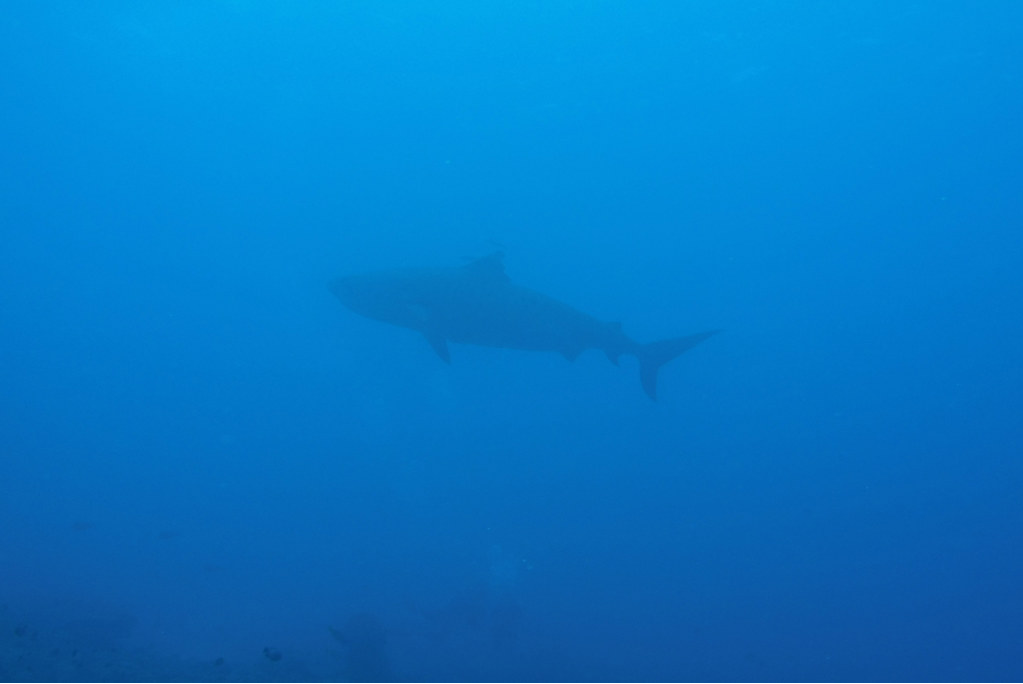
#> input picture a1/Shark.PNG, 1023 x 684 px, found by its file name
$ python a11.py
#> lines starting #> are read from the running program, lines starting #| are printed output that depends on the picture
import cv2
import numpy as np
from matplotlib import pyplot as plt


img = cv2.imread("Shark.png")
#> img is the input picture: shape (684, 1023, 3); mean B, G, R 198.3, 120.8, 5.3

# cv2.imshow("before", img)
hsv = cv2.cvtColor(img, cv2.COLOR_BGR2HSV)
#> hsv: shape (684, 1023, 3); mean H, S, V 102.2, 247.6, 198.3
h, s, v = cv2.split(hsv)
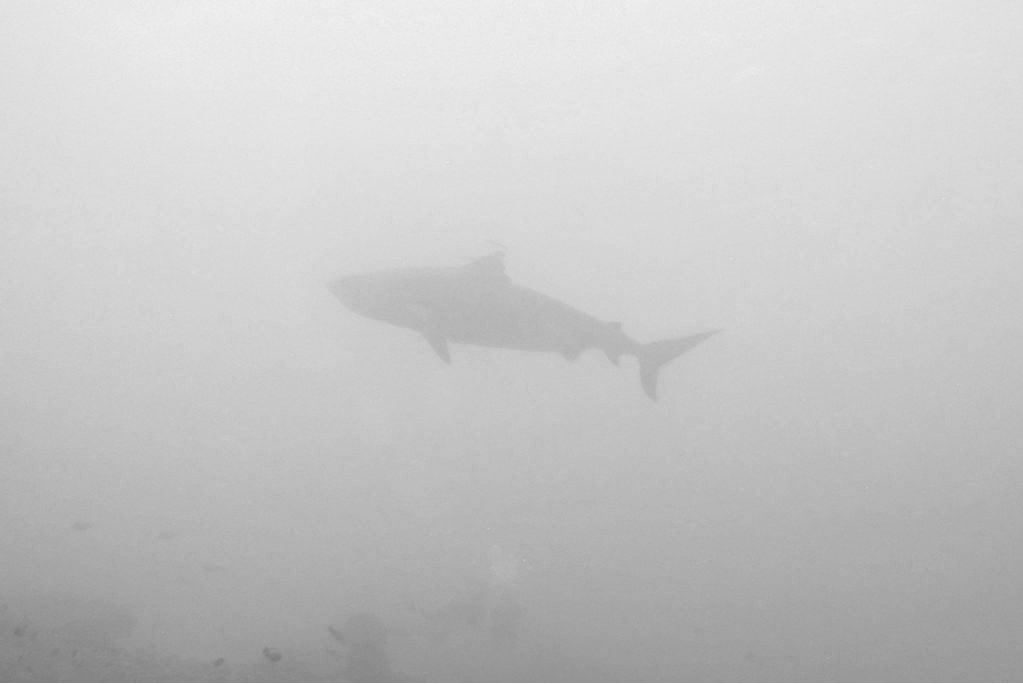
#> v: shape (684, 1023); min 122, max 254, mean 198.3
vmin = v.min()
#> vmin = 122
vmax = v.max()
#> vmax = 254
for i in range(0, len(v)):
   v[i] = 255* ((v[i] - vmin)/(vmax - vmin))
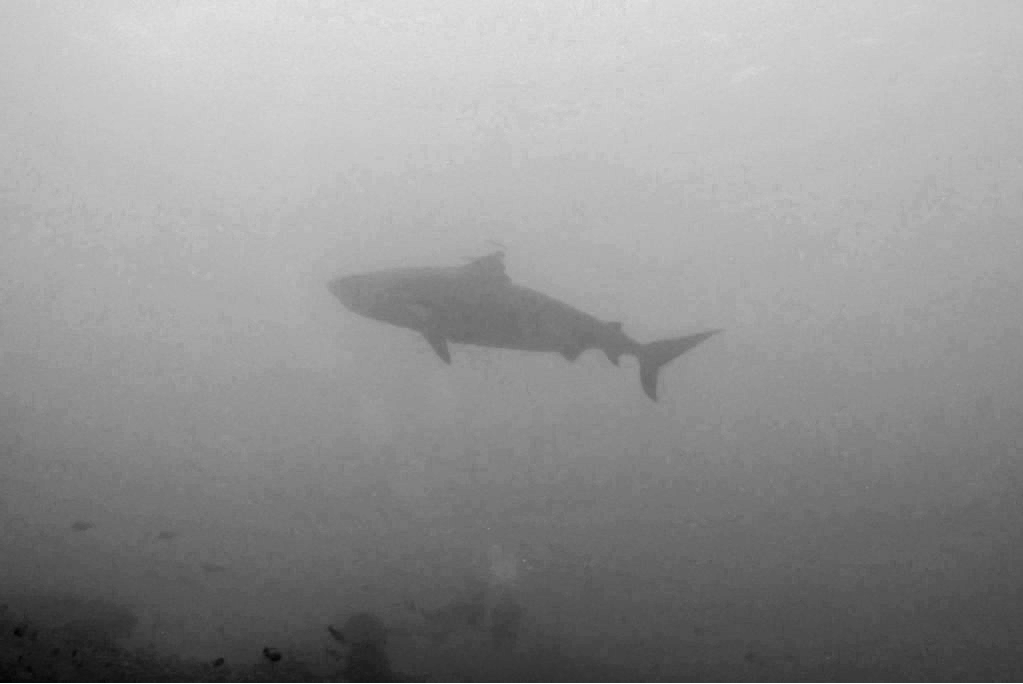
#> v: shape (684, 1023); min 0, max 255, mean 146.9

nhsv = cv2.merge([h,s,v])
#> nhsv: shape (684, 1023, 3); mean H, S, V 102.2, 247.6, 146.9
img2 = cv2.cvtColor(nhsv, cv2.COLOR_HSV2BGR)
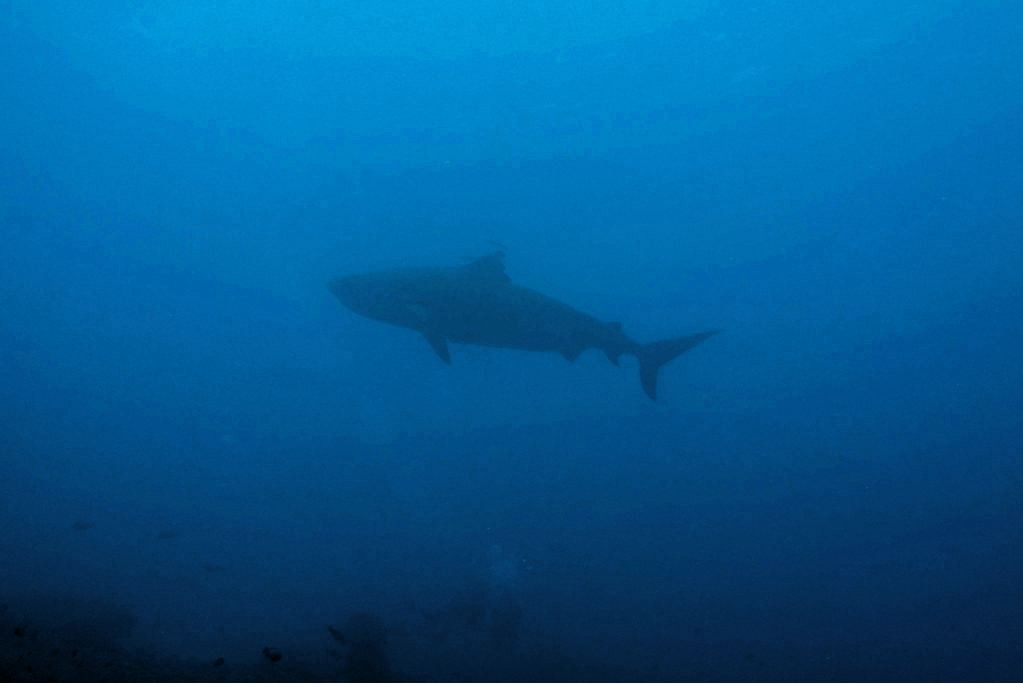
#> img2: shape (684, 1023, 3); mean B, G, R 146.9, 90.1, 2.7


cv2.imshow("img2", img2)

def nothing(x):
    pass

cv2.namedWindow('window')
cv2.createTrackbar('alpha','window',0,3,nothing)
cv2.createTrackbar('beta','window',0,100,nothing)
cv2.createTrackbar('threshlow','window',0,255,nothing)
cv2.createTrackbar('threshhigh','window',0,255,nothing)
cv2.createTrackbar('yuv_vlow','window',0,255,nothing)
cv2.createTrackbar('yuv_vhigh','window',0,255,nothing)

cv2.setTrackbarPos('alpha','window',1)
cv2.setTrackbarPos('beta','window',10)
# alpha = 1.5 # Contrast control (1.0-3.0)
# beta = 0 # Brightness control (0-100)


while(1):
   alpha=cv2.getTrackbarPos('alpha','window')
   beta=cv2.getTrackbarPos('beta','window')
   adjusted = cv2.convertScaleAbs(img, alpha=alpha, beta=beta)
   h,w,d = adjusted.shape
#> h = 684; w = 1023; d = 3
   cv2.imshow('adjusted', adjusted)


   maskimg = cv2.cvtColor(img, cv2.COLOR_BGR2YUV)
#> maskimg: shape (684, 1023, 3); mean of channels 0, 1, 2 95.1, 178.8, 49.3

# lower_blue = np.array([100,43,46])     ##[R value, G value, B value]
# upper_blue = np.array([110,240,240])
# mask = cv2.inRange(adjusted, lower_blue, upper_blue)
   y,u,v = cv2.split(maskimg)
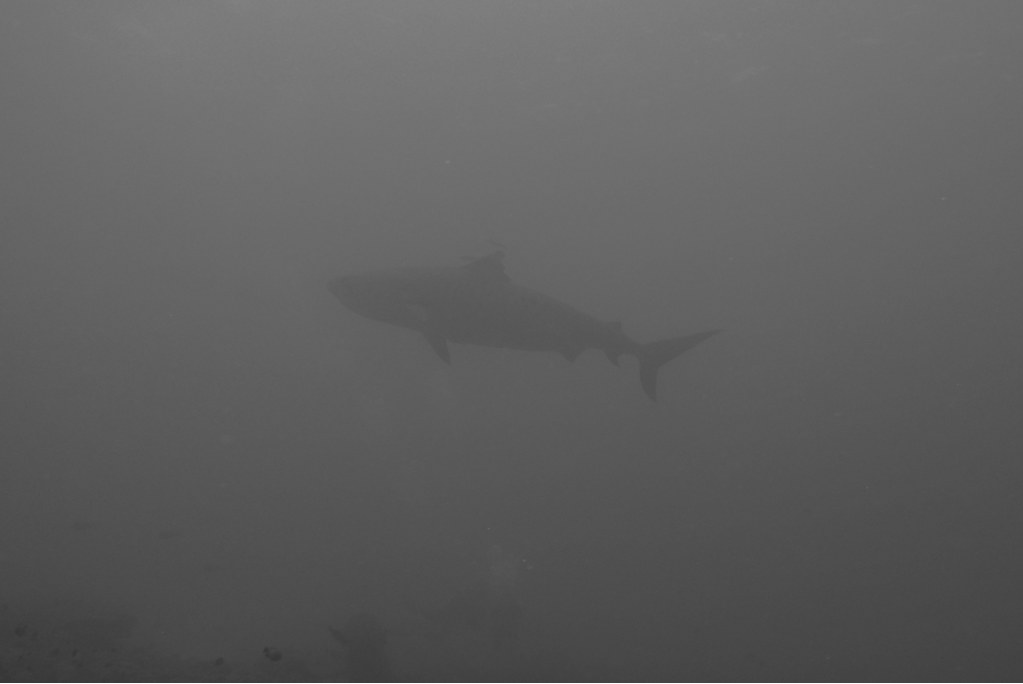
#> y: shape (684, 1023); min 54, max 254, mean 95.1
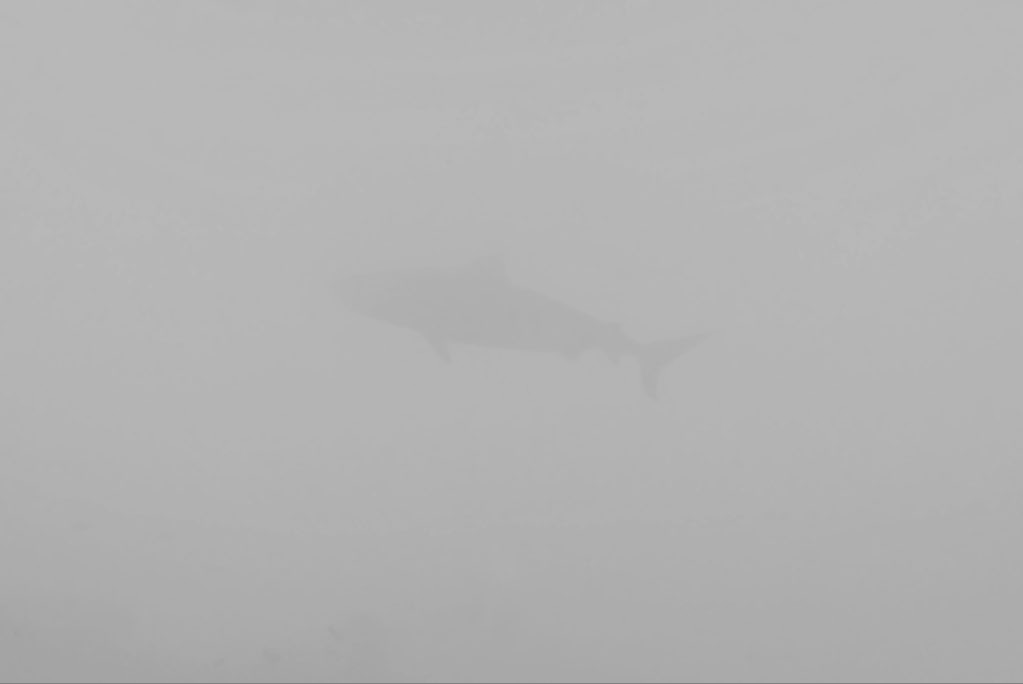
#> u: shape (684, 1023); min 128, max 186, mean 178.8
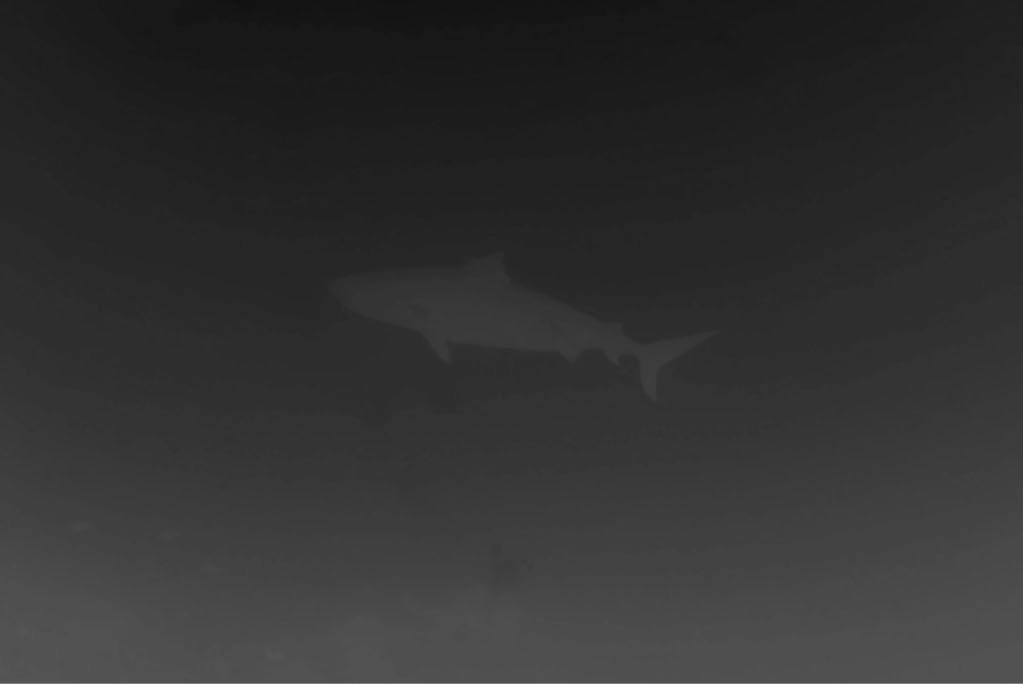
#> v: shape (684, 1023); min 16, max 128, mean 49.3
#    y1,u1,v1 = cv2.split(img2)
   low=cv2.getTrackbarPos('threshlow','window')
   high=cv2.getTrackbarPos('threshhigh','window')
   vlow=cv2.getTrackbarPos('yuv_vlow','window')
   vhigh=cv2.getTrackbarPos('yuv_vhigh','window')
   ret,thresh1 = cv2.threshold(u,low,high,cv2.THRESH_BINARY_INV)
#> thresh1: shape (684, 1023); every value is 0
#> ret = 0
#    ret,thresh2 = cv2.threshold(v1,vlow,vhigh,cv2.THRESH_BINARY_INV)
   cv2.imshow('mask', thresh1)
   masked_image = np.copy(img2)
   masked_image[thresh1 == 0] = [255, 255, 255]
#> masked_image: shape (684, 1023, 3); every value is 255
#    masked_image[thresh2 != 0] = [255, 255, 255]
   cv2.imshow('mask1', masked_image)

   k=cv2.waitKey(1)
#> (key Esc is pressed here)
   k = cv2.waitKey(1) & 0xFF
#> (key Esc is pressed here)
   if k == ord('m'):
     mode = not mode
   elif k == 27:
     break


print(h, w, d)
#| 684 1023 3
print(adjusted.size)
#| 2099196
# 鱼的轮廓
print(adjusted[h-10,0])
#| [137  77  17]
print(adjusted[0,w-10])
#| [233 156  10]
print(adjusted[208,663])
#| [227 149  12]

# [6 lines of commented-out code are left out]

$ run again, with a1/fish.PNG copied over a1/Shark.PNG
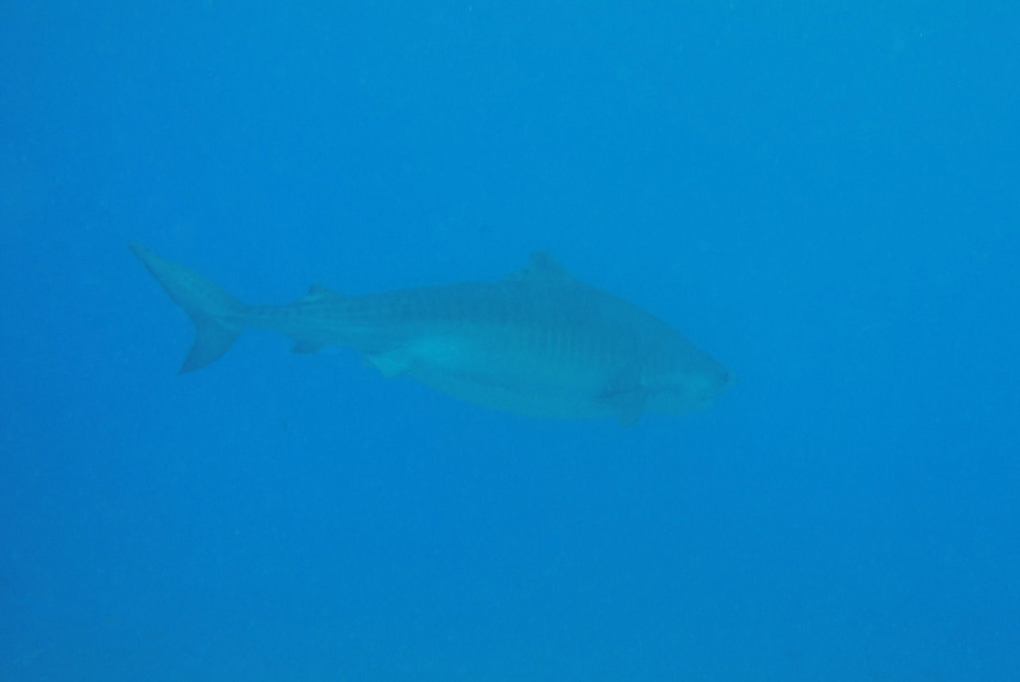
#> input picture a1/fish.PNG, 1020 x 682 px, found by its file name
#> img is the input picture: shape (682, 1020, 3); mean B, G, R 198.7, 130, 4
#> hsv: shape (682, 1020, 3); mean H, S, V 100.6, 249.8, 198.7
#> vmin = 166
#> vmax = 219
#> after the loop `for i in range(0, len(v)):`:
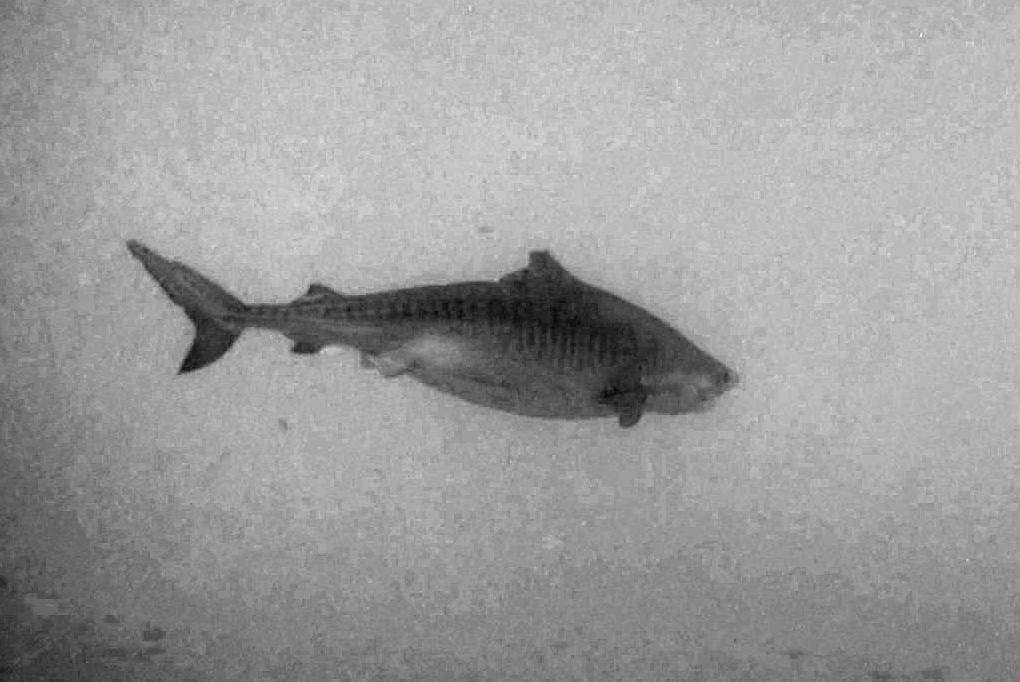
#> v: shape (682, 1020); min 0, max 255, mean 156.7
#> nhsv: shape (682, 1020, 3); mean H, S, V 100.6, 249.8, 156.7
#> maskimg: shape (682, 1020, 3); mean of channels 0, 1, 2 100.1, 176.7, 43.8
#> `y,u,v = cv2.split(maskimg)`:
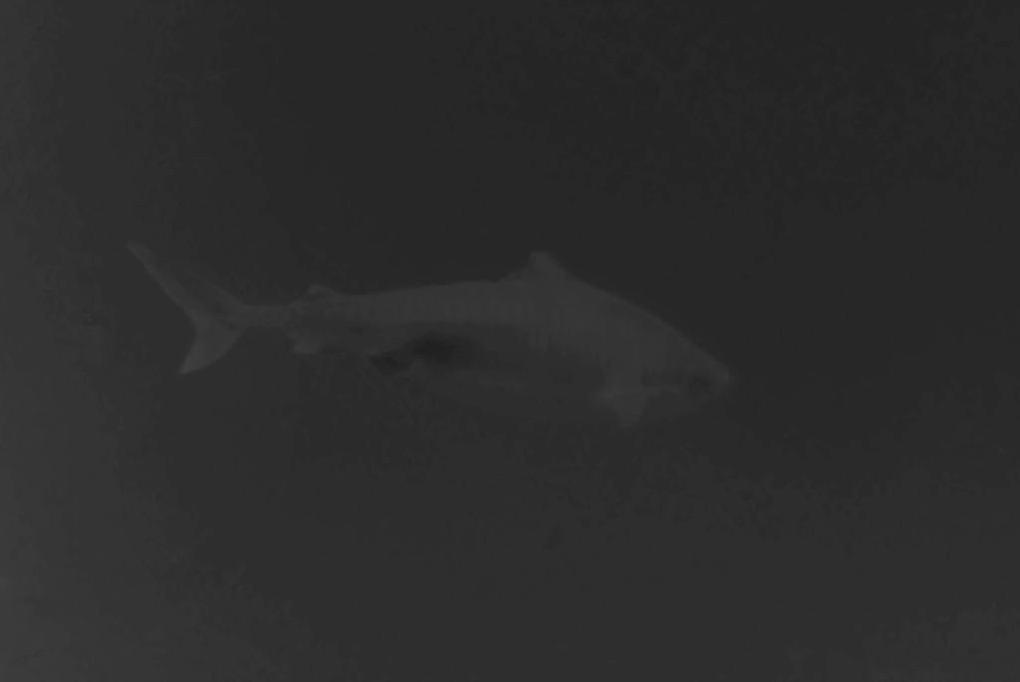
#> v: shape (682, 1020); min 32, max 64, mean 43.8
#> thresh1: shape (682, 1020); every value is 0
#> ret = 0
#> masked_image: shape (682, 1020, 3); every value is 255
#| 682 1020 3
#| 2086920
#| [182 119  21]
#| [213 150  12]
#| [215 147  12]

$ run again, with a1/kk.png copied over a1/Shark.PNG
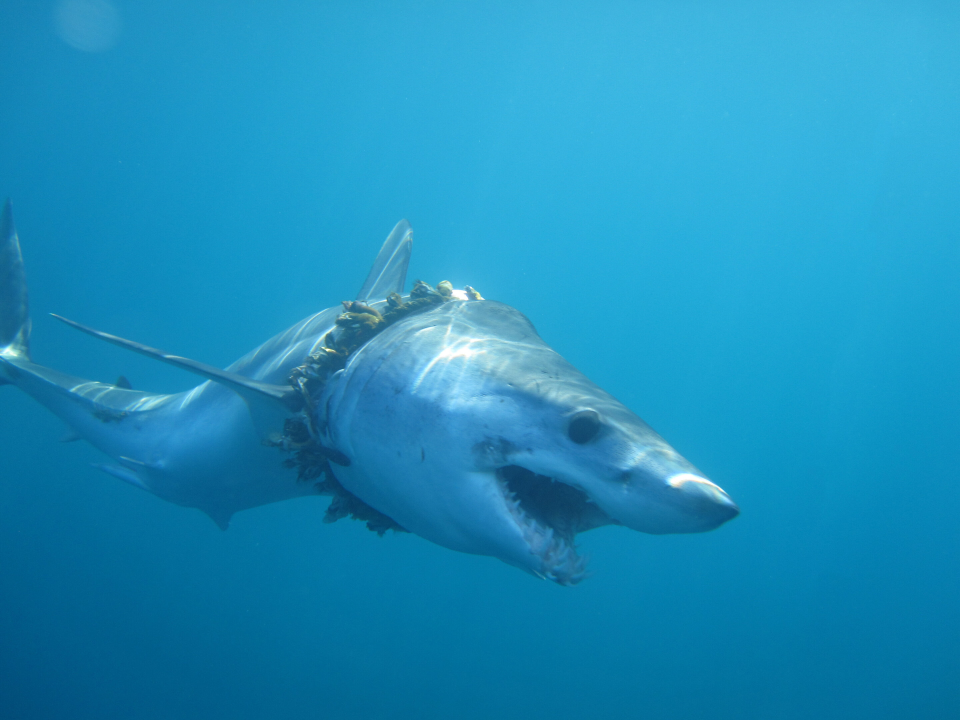
#> input picture a1/kk.png, 2880 x 2160 px, found by its file name (shown at 1/3 size)
#> img is the input picture: shape (2160, 2880, 3); mean B, G, R 187.7, 142.8, 28.8
#> hsv: shape (2160, 2880, 3); mean H, S, V 98.5, 218.9, 187.8
#> vmin = 89
#> vmax = 255
#> after the loop `for i in range(0, len(v)):`:
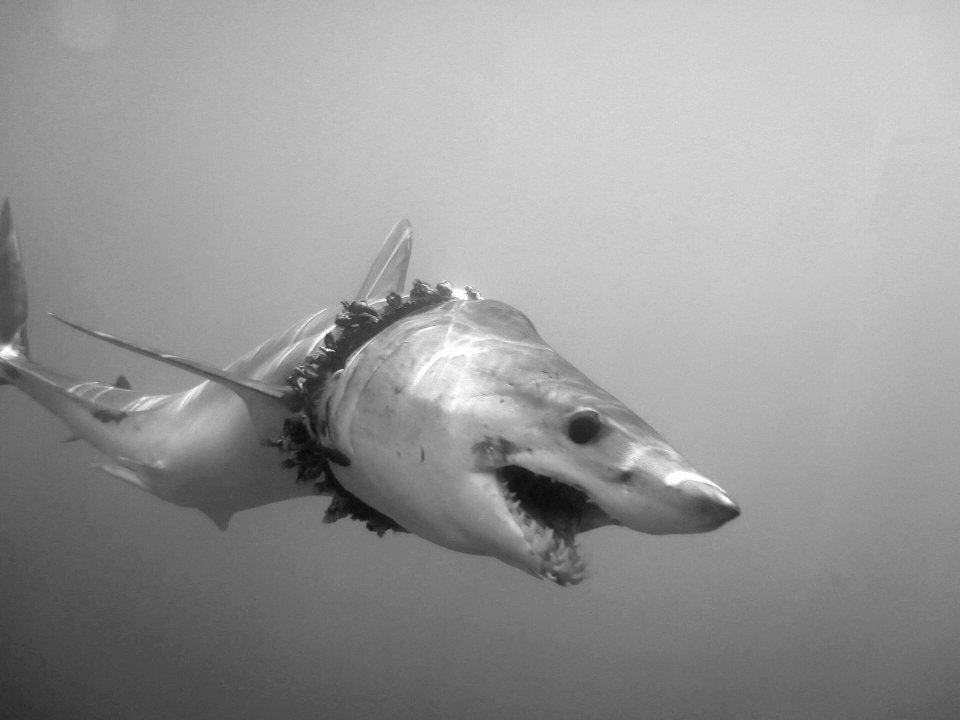
#> v: shape (2160, 2880) (shown at 1/3 size); min 0, max 255, mean 151.2
#> nhsv: shape (2160, 2880, 3); mean H, S, V 98.5, 218.9, 151.2
#> maskimg: shape (2160, 2880, 3); mean of channels 0, 1, 2 113.8, 164.2, 53.5
#> `y,u,v = cv2.split(maskimg)`:
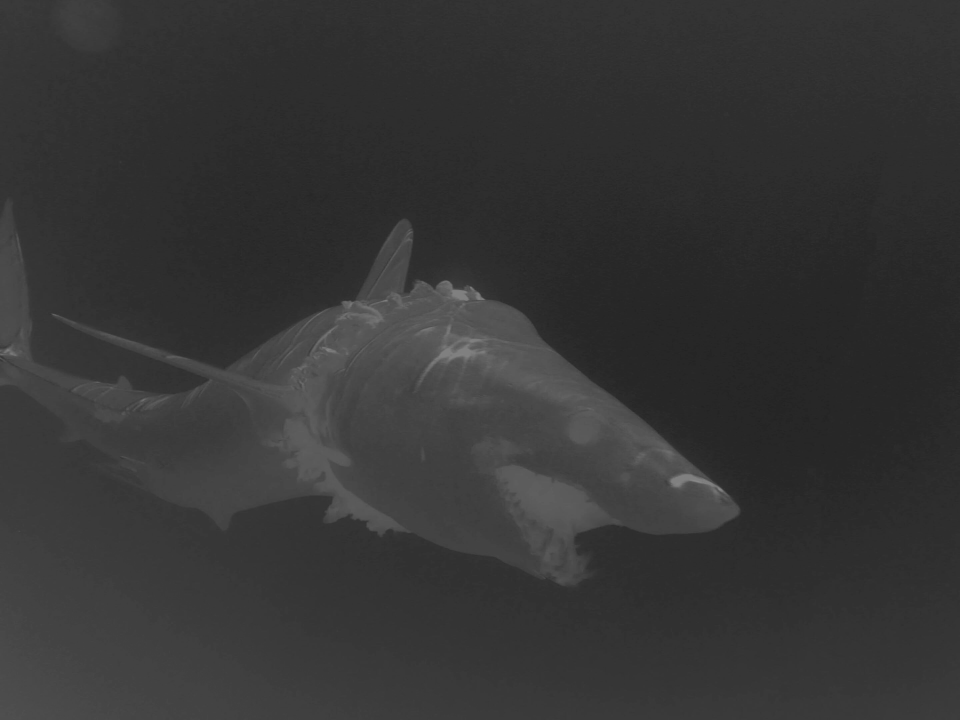
#> v: shape (2160, 2880) (shown at 1/3 size); min 32, max 141, mean 53.5
#> thresh1: shape (2160, 2880); every value is 0
#> ret = 0
#> masked_image: shape (2160, 2880, 3); every value is 255
#| 2160 2880 3
#| 18662400
#| [127  84  11]
#| [228 185  68]
#| [213 163  43]
